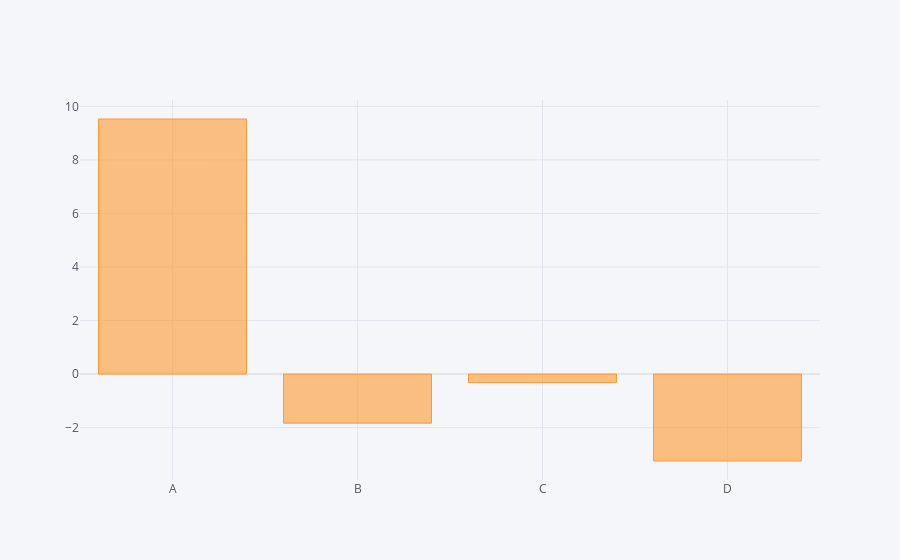

Notebook code for this chart:
### Code cell
df.sum().iplot(kind='bar')

### Figure 1 — Plotly figure (JSON) as saved in the notebook; plotly's stock layout.template omitted (floating-point values rounded to 4 significant figures)
{"data": [{"marker": {"color": "rgba(255, 153, 51, 0.6)", "line": {"color": "rgba(255, 153, 51, 1.0)", "width": 1}}, "name": "None", "orientation": "v", "text": "", "type": "bar", "x": ["A", "B", "C", "D"], "y": [9.526, -1.832, -0.3136, -3.245]}], "layout": {"legend": {"bgcolor": "#F5F6F9", "font": {"color": "#4D5663"}}, "paper_bgcolor": "#F5F6F9", "plot_bgcolor": "#F5F6F9", "title": {"font": {"color": "#4D5663"}}, "xaxis": {"gridcolor": "#E1E5ED", "showgrid": true, "tickfont": {"color": "#4D5663"}, "title": {"font": {"color": "#4D5663"}, "text": ""}, "zerolinecolor": "#E1E5ED"}, "yaxis": {"gridcolor": "#E1E5ED", "showgrid": true, "tickfont": {"color": "#4D5663"}, "title": {"font": {"color": "#4D5663"}, "text": ""}, "zerolinecolor": "#E1E5ED"}}}
